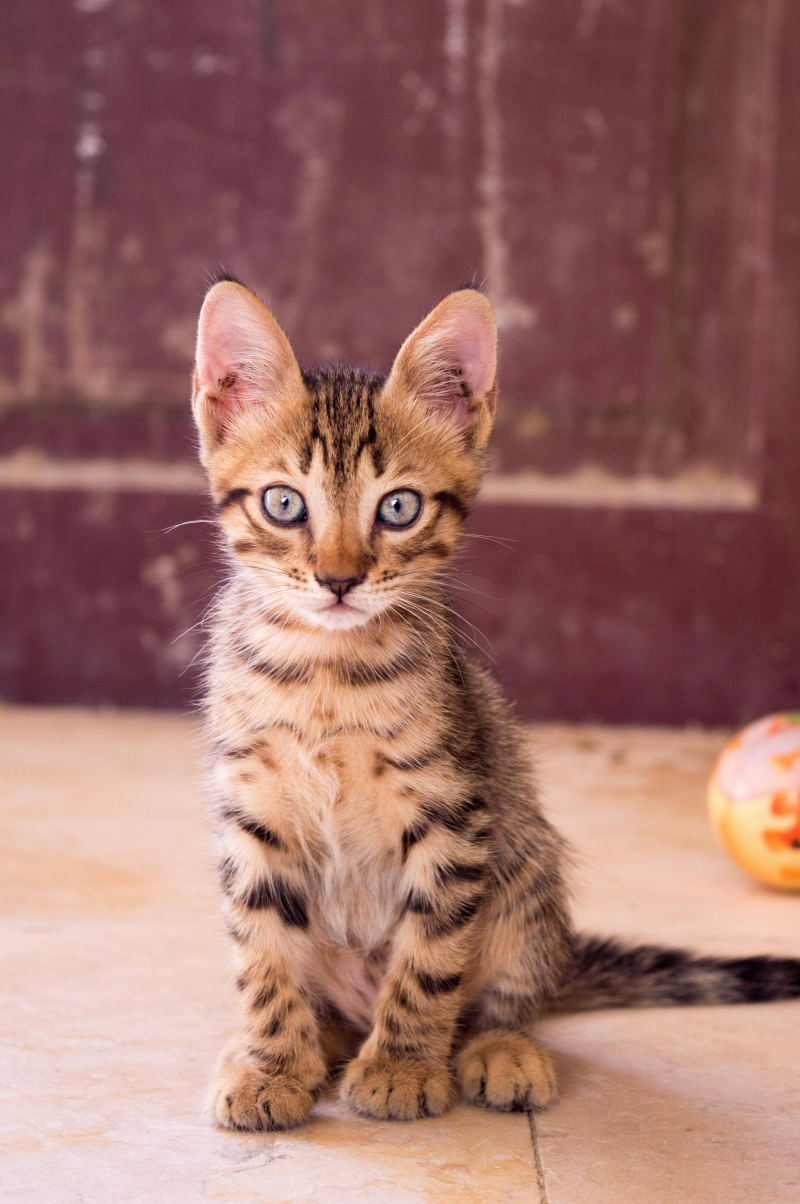
#> input picture session5(opencv)/basics/Images/cat.jpg, 4000 x 6016 px (shown at 1/5 size)
$ python drawing_shapes.py
#> lines starting #> are read from the running program, lines starting #| are printed output that depends on the picture
import cv2

img = cv2.imread("Images/cat.jpg")
#> img is the input picture: shape (6016, 4000, 3); mean B, G, R 104.9, 111.7, 157.5

# resize the image
resize_img = cv2.resize(img,(500,500))
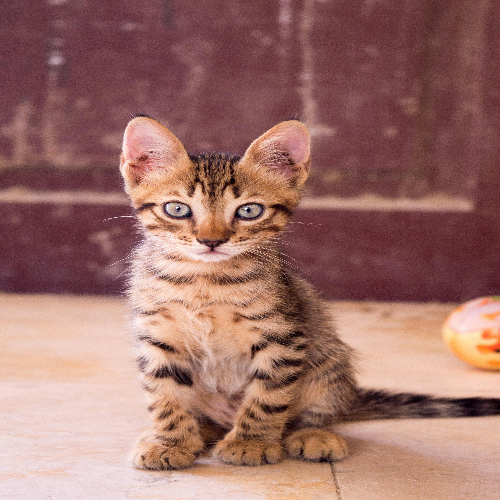
#> resize_img: shape (500, 500, 3); mean B, G, R 104.8, 111.6, 157.4

# drawing shapes
cv2.rectangle(resize_img,(0,0),(200,200),(0,0,100),thickness=2)

# draw circle
# cv2.circle(resize_img,(200,200),50,(0,255,0),thickness=2)
cv2.circle(resize_img,(200,200),50,(0,255,0),thickness=cv2.FILLED)

# draw line
cv2.line(resize_img,(0,0),(200,200),(255,0,0),thickness=2)

# draw text
cv2.putText(resize_img,"Thsi is my cat",(100,100),fontFace=cv2.FONT_HERSHEY_SIMPLEX,fontScale=1,color=(255,255,255),thickness=2)
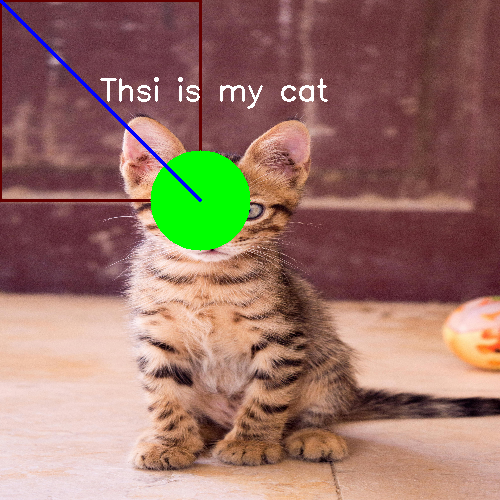
#> resize_img: shape (500, 500, 3); mean B, G, R 102.5, 115.5, 151.9
cv2.imshow('Image',resize_img )
cv2.waitKey(0)
